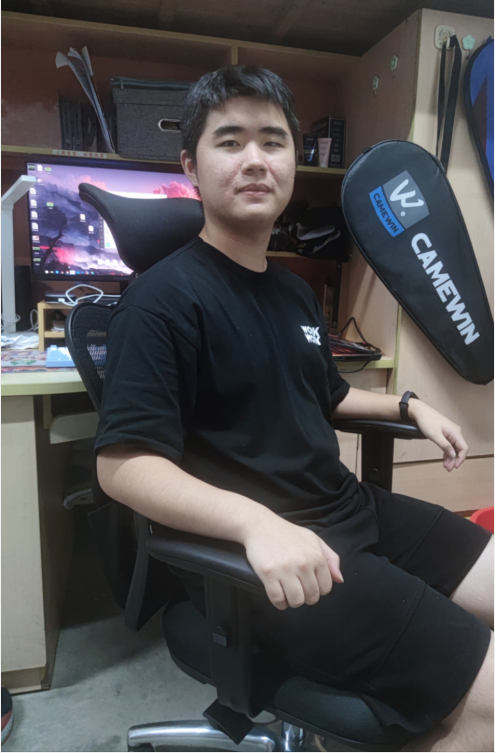
//> input picture hk1/file/person.png, 495 x 753 px
$ ./myvedio   (built with g++ and OpenCV 4)
//> lines starting //> are read from the running program, lines starting //| are printed output that depends on the picture; after the words box and inside, x2 and y2 are one past the last pixel; in counts of white or black regions, pixels touching at a corner belong together
#include <iostream>
#include <opencv2/opencv.hpp>
#include "opencv2/imgproc.hpp"
#include "opencv2/highgui.hpp"
#include "opencv2/ml.hpp"
#include "opencv2/objdetect.hpp"
#include <opencv2/imgproc/types_c.h>
#include<opencv2/imgproc/imgproc_c.h>
#include <ctime>
using namespace cv;
using namespace std;
#define FRAME_WIDTH  360
#define FRAME_HEIGHT  640
#define FRAME_FPS  30
#define TRASITION_TIME 3
#define IMAGE_TIME 1


void RollIn(VideoWriter writer,Mat scene1,Mat scene2) {
	int time = TRASITION_TIME * FRAME_FPS*100;
	for (int i = 1; i < time + 1; i++) {
		if (i % 100 == 0) {
			double weight = (i * 1.0) / (time * 1.0);
			Mat res = scene1;
            Mat src2Part(scene2, Rect(0, 0, (int)(scene1.cols * weight), scene1.rows));
            Mat imageROI = res(Rect(0, 0, (int)(scene1.cols * weight), scene1.rows));
            Mat mask;
            cvtColor(src2Part, mask, COLOR_BGR2GRAY);
            src2Part.copyTo(imageROI, mask);
            writer.write(res);
		}
	}
}


void Gradual(VideoWriter writer,Mat scene1,Mat scene2) {
	int time = TRASITION_TIME * FRAME_FPS*100;
	Mat res;
	for (int i = 0; i < time + 1; i++) {
		if (i % 100 == 0) {
			double weight = (i*1.0) / (time*1.0);
			addWeighted(scene1, 1.0 - weight, scene2, weight, 1, res);
			writer.write(res);
		}
	}
}

void draw_a_ractangle(VideoWriter writer,Mat frame,Point center,float size,Scalar scalar){
    //draw a ractangle
    int len = size*FRAME_FPS;
    for(int i=0;i<len;i++)
    {
        line(frame, Point(center.x-len/2,center.y-len/2), Point(center.x-len/2+i,center.y-len/2), scalar, 2);
        writer.write(frame);
    }
    for(int i=0;i<len;i++)
    {
        line(frame, Point(center.x+len/2,center.y-len/2), Point(center.x+len/2,center.y-len/2+i), scalar, 2);
        writer.write(frame);
    }
    for(int i=0;i<len;i++)
    {
        line(frame, Point(center.x+len/2,center.y+len/2), Point(center.x+len/2-i,center.y+len/2), scalar, 2);
        writer.write(frame);
    }
    for(int i=0;i<len;i++)
    {
        line(frame, Point(center.x-len/2,center.y+len/2), Point(center.x-len/2,center.y+len/2-i), scalar, 2);
        writer.write(frame);
    }
}
void draw_a_line(VideoWriter writer,Mat frame,Point start,Point end,Scalar scalar,int thickness = 2){


    double distance;
    distance = powf((start.x - end.x),2) + powf((start.y - end.y),2);
    distance = sqrtf(distance);

    double sin = (end.y - start.y )/distance;
    double cos = (end.x-  start.x )/distance;

    for(int i=0;i<distance;i++)
    {
        line(frame, Point(start.x,start.y), Point(start.x+i*cos,start.y+i*sin), scalar, thickness);
        writer.write(frame);
    }
}

void draw_a_triangle(VideoWriter writer,Mat frame, Point center,int size,Scalar scalar ){
    draw_a_line(writer,frame,Point(center.x-size,center.y),Point(center.x+size,center.y),scalar,2);
    draw_a_line(writer,frame,Point(center.x-size,center.y),Point(center.x,center.y+size),scalar,2);
    draw_a_line(writer,frame,Point(center.x+size,center.y),Point(center.x,center.y+size),scalar,2);
}

int main()
{
    Size frame_size = Size(FRAME_WIDTH, FRAME_HEIGHT);
    String videoName = "/home/zhengyihao/course/cv/hk1/file/out.avi";
    bool isColor = true;
    VideoWriter writer = cv::VideoWriter(videoName, VideoWriter::fourcc('M', 'J', 'P', 'G'), FRAME_FPS, frame_size, isColor);;
    //frame 0
    Mat begin = Mat(FRAME_HEIGHT,FRAME_WIDTH,CV_8UC3,cvScalar(255,255,255,255));
    Mat imgResized2;
    resize(begin,imgResized2, frame_size);
    cv::putText(imgResized2, "Titles : a story of a tree  ", cvPoint(20,40),FONT_HERSHEY_TRIPLEX, 0.5, cvScalar(0, 0, 0), 1.5, CV_AA);
    cv::putText(imgResized2, "Director :zhengyihao", cvPoint(20,80),FONT_HERSHEY_TRIPLEX, 0.5, cvScalar(0, 0, 0), 1.5, CV_AA);
    cv::putText(imgResized2, "date :2022.11.13", cvPoint(20,120),FONT_HERSHEY_TRIPLEX, 0.5, cvScalar(0, 0, 0), 1.5, CV_AA);
    for (int j = 0; j < IMAGE_TIME * FRAME_FPS; j++) {
			writer.write(imgResized2);
	}

    // a photo of the author
    Mat person_pho=imread("/home/zhengyihao/course/cv/hk1/file/person.png");
//> person_pho is the input picture: 753 rows x 495 cols, CV_8UC3; mean B, G, R 77.1, 75.2, 76.5
    Mat imgResized1;
    resize(person_pho, imgResized1, frame_size);
    cv::putText(imgResized1, "3200103423 zhengyihao", cvPoint(20,600),FONT_HERSHEY_TRIPLEX, 0.5, cvScalar(200, 200, 250), 1.5, CV_AA);
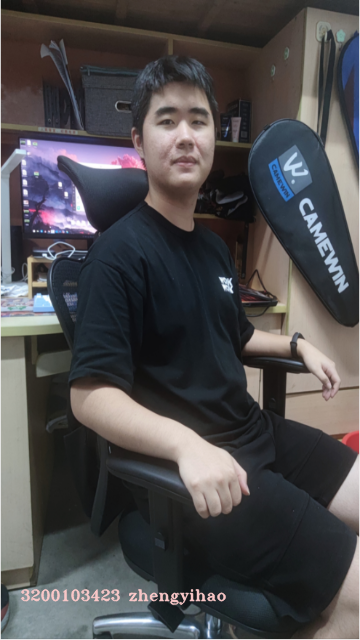
//> imgResized1: 640 rows x 360 cols, CV_8UC3; mean B, G, R 77.5, 75.6, 77.2


    RollIn(writer, imgResized2, imgResized1);
    // writer.release();

    // scene1 in a world, there exits  a dry tree
    Mat frame = Mat(FRAME_HEIGHT,FRAME_WIDTH,CV_8UC3,cvScalar(255,255,255,255));
    Mat scene_1;
    resize(frame, scene_1, frame_size);
    RollIn(writer, imgResized1, scene_1);
//> after the loop in RollIn (call 2), `for (int i = 1; i < time + 1; i++)`: scene2: 640 rows x 360 cols, CV_8UC3; every value is 255


    // scene2 :drt tree

    draw_a_line(writer,scene_1,Point(180,640),Point(180,320),Scalar(0,128,128));
//> in draw_a_line, `distance = powf((start.x - end.x),2) + powf((start.y - end.y),2);`: distance = 102400
//> in draw_a_line, `distance = sqrtf(distance);`: distance = 320
//> in draw_a_line, `double sin = (end.y - start.y )/distance;`: sin = -1
//> in draw_a_line, `double cos = (end.x-  start.x )/distance;`: cos = 0
    draw_a_line(writer,scene_1,Point(180,400),Point(140,300),Scalar(0,128,128));
//> the loop in draw_a_line (call 2), `for(int i=0;i<distance;i++)` made 108 passes
//> after the loop in draw_a_line (call 2), `for(int i=0;i<distance;i++)`: frame: 640 rows x 360 cols, CV_8UC3; mean B, G, R 253.5, 254.3, 254.3
    draw_a_line(writer,scene_1,Point(180,400),Point(220,300),Scalar(0,128,128));
//> call 3 of draw_a_line, with start = Point(180, 400), end = Point(220, 300), scalar = Scalar(0, 128, 128), thickness = 2
//> in draw_a_line (call 3), `distance = powf((start.x - end.x),2) + powf((start.y - end.y),2);`: distance = 11600
//> in draw_a_line (call 3), `distance = sqrtf(distance);`: distance = 107.7
//> in draw_a_line (call 3), `double cos = (end.x-  start.x )/distance;`: cos = 0.371
//> the loop in draw_a_line (call 3), `for(int i=0;i<distance;i++)` made 108 passes
//> after the loop in draw_a_line (call 3), `for(int i=0;i<distance;i++)`:
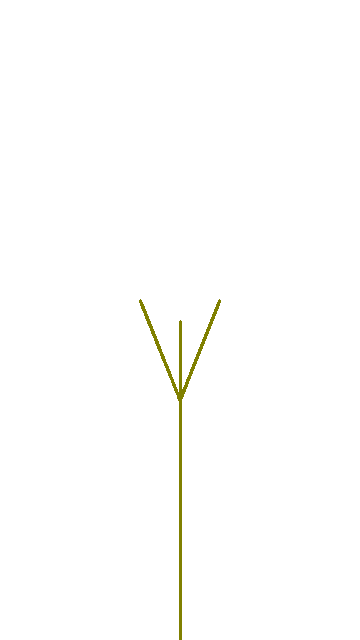
//> frame: 640 rows x 360 cols, CV_8UC3; mean B, G, R 253.1, 254.1, 254.1
    draw_a_line(writer,scene_1,Point(180,500),Point(140,400),Scalar(0,128,128));
//> call 4 of draw_a_line, with start = Point(180, 500), end = Point(140, 400), scalar = Scalar(0, 128, 128), thickness = 2
//> in draw_a_line (call 4), `distance = powf((start.x - end.x),2) + powf((start.y - end.y),2);`: distance = 11600
//> in draw_a_line (call 4), `distance = sqrtf(distance);`: distance = 107.7
//> in draw_a_line (call 4), `double cos = (end.x-  start.x )/distance;`: cos = -0.371
//> the loop in draw_a_line (call 4), `for(int i=0;i<distance;i++)` made 108 passes
//> after the loop in draw_a_line (call 4), `for(int i=0;i<distance;i++)`:
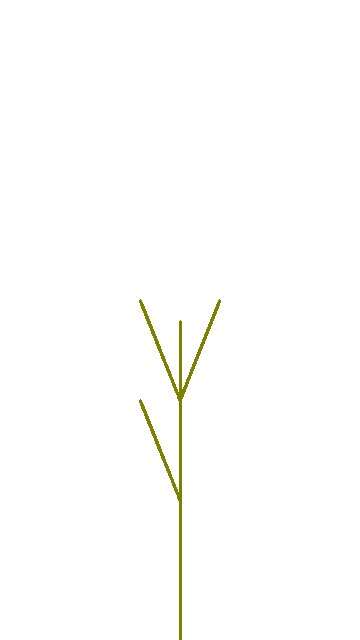
//> frame: 640 rows x 360 cols, CV_8UC3; 0.16% of pixels changed, all inside (x1, y1, x2, y2) = (139, 399, 179, 501)
    draw_a_line(writer,scene_1,Point(180,500),Point(220,400),Scalar(0,128,128));
//> after the loop in draw_a_line (call 5), `for(int i=0;i<distance;i++)`: frame: 640 rows x 360 cols, CV_8UC3; 0.16% of pixels changed, all inside (x1, y1, x2, y2) = (182, 399, 221, 499)


    Mat scene_2 = scene_1.clone();
    Mat scene_5 = scene_1.clone();
    cv::putText(scene_1, "A long time ago, there was a drought", cvPoint(20,600),FONT_HERSHEY_TRIPLEX, 0.4, cvScalar(0,0,0), 1.5, CV_AA);
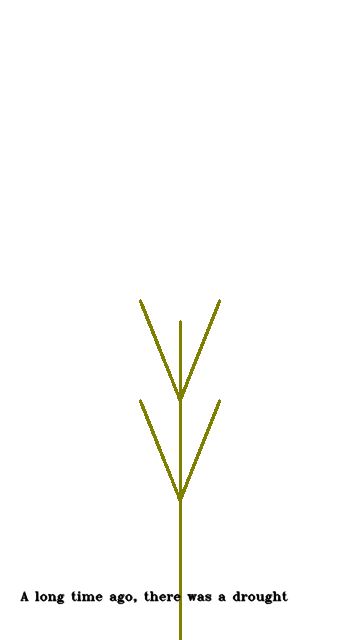
//> scene_1: 640 rows x 360 cols, CV_8UC3; mean B, G, R 251.2, 252.6, 252.6
    // scene3 : pray
    // The tree can only produce black flowers

    Gradual(writer, scene_1, scene_2);
//> after the loop in Gradual, `for (int i = 0; i < time + 1; i++)`:
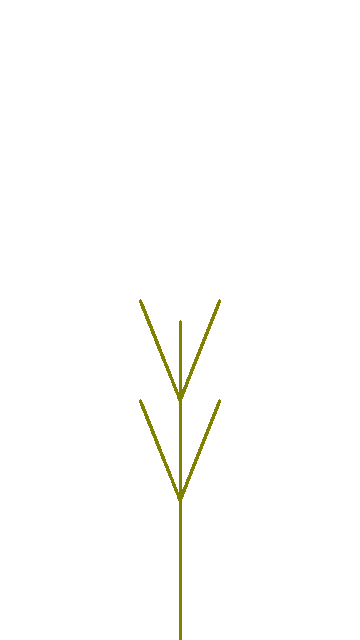
//> res: 640 rows x 360 cols, CV_8UC3; mean B, G, R 252.3, 253.7, 253.7
    draw_a_ractangle( writer, scene_2,Point(180,320),0.5,Scalar(0,0,0));
//> after the loop in draw_a_ractangle, `for(int i=0;i<len;i++)`: frame: 640 rows x 360 cols, CV_8UC3; mean B, G, R 252.3, 253.6, 253.6
//> after the loop in draw_a_ractangle, `for(int i=0;i<len;i++)`: frame: 640 rows x 360 cols, CV_8UC3; mean B, G, R 252.2, 253.6, 253.6
//> after the loop in draw_a_ractangle, `for(int i=0;i<len;i++)`: frame: 640 rows x 360 cols, CV_8UC3; mean B, G, R 252.2, 253.5, 253.5
//> after the loop in draw_a_ractangle, `for(int i=0;i<len;i++)`: frame: 640 rows x 360 cols, CV_8UC3; mean B, G, R 252.2, 253.5, 253.5
    draw_a_ractangle( writer, scene_2,Point(140,300),0.5,Scalar(0,0,0));
//> call 2 of draw_a_ractangle, with center = Point(140, 300), size = 0.5, scalar = Scalar(0)
//> after the loop in draw_a_ractangle (call 2), `for(int i=0;i<len;i++)`: frame: 640 rows x 360 cols, CV_8UC3; mean B, G, R 252.1, 253.4, 253.4
//> after the loop in draw_a_ractangle (call 2), `for(int i=0;i<len;i++)`: frame: 640 rows x 360 cols, CV_8UC3; mean B, G, R 252.1, 253.4, 253.4
//> after the loop in draw_a_ractangle (call 2), `for(int i=0;i<len;i++)`:
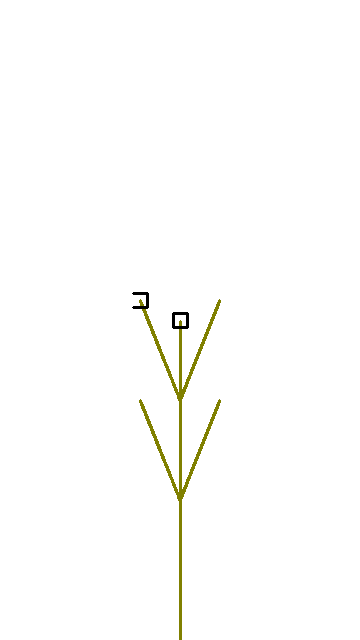
//> frame: 640 rows x 360 cols, CV_8UC3; mean B, G, R 252, 253.4, 253.4
//> after the loop in draw_a_ractangle (call 2), `for(int i=0;i<len;i++)`: frame: 640 rows x 360 cols, CV_8UC3; 35 pixels changed, all inside (x1, y1, x2, y2) = (132, 294, 135, 307)
    draw_a_ractangle( writer, scene_2,Point(220,300),0.5,Scalar(0,0,0));
//> after the loop in draw_a_ractangle (call 3), `for(int i=0;i<len;i++)`: frame: 640 rows x 360 cols, CV_8UC3; mean B, G, R 251.9, 253.3, 253.3
//> after the loop in draw_a_ractangle (call 3), `for(int i=0;i<len;i++)`: frame: 640 rows x 360 cols, CV_8UC3; mean B, G, R 251.9, 253.2, 253.2
//> after the loop in draw_a_ractangle (call 3), `for(int i=0;i<len;i++)`: frame: 640 rows x 360 cols, CV_8UC3; mean B, G, R 251.9, 253.2, 253.2
//> after the loop in draw_a_ractangle (call 3), `for(int i=0;i<len;i++)`: frame: 640 rows x 360 cols, CV_8UC3; mean B, G, R 251.8, 253.1, 253.1
    draw_a_ractangle( writer, scene_2,Point(140,400),0.5,Scalar(0,0,0));
//> call 4 of draw_a_ractangle, with center = Point(140, 400), size = 0.5, scalar = Scalar(0)
//> after the loop in draw_a_ractangle (call 4), `for(int i=0;i<len;i++)`:
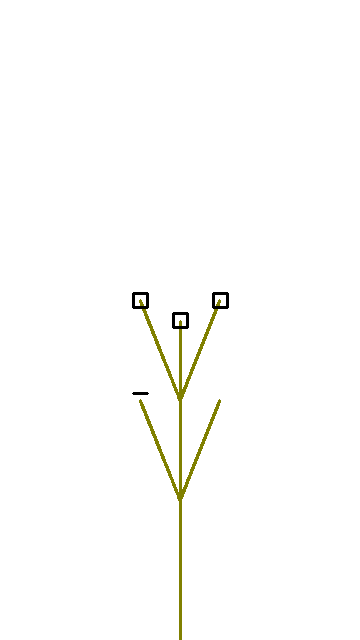
//> frame: 640 rows x 360 cols, CV_8UC3; mean B, G, R 251.8, 253.1, 253.1
//> after the loop in draw_a_ractangle (call 4), `for(int i=0;i<len;i++)`: frame: 640 rows x 360 cols, CV_8UC3; 41 pixels changed, all inside (x1, y1, x2, y2) = (146, 394, 149, 409)
    draw_a_ractangle( writer, scene_2,Point(220,400),0.5,Scalar(0,0,0));

    Mat scene_3 = scene_2.clone();
    cv::putText(scene_2, "The tree can only produce black flowers", cvPoint(20,600),FONT_HERSHEY_TRIPLEX, 0.4, cvScalar(0,0,0), 1.5, CV_AA);


    Gradual(writer, scene_2, scene_3);
    Mat scene_4 = scene_3.clone();
    cv::putText(scene_3, "it prayed to God to rain some water ", cvPoint(20,600),FONT_HERSHEY_TRIPLEX, 0.4, cvScalar(0,0,0), 1.5, CV_AA);
    // scene4 : rain
    Gradual(writer, scene_3, scene_4);
    draw_a_triangle( writer,scene_4, Point(180,80),3,Scalar(255,0,0) );
    draw_a_triangle( writer,scene_4, Point(140,100),3,Scalar(255,0,0) );
    draw_a_triangle( writer,scene_4, Point(220,100),3,Scalar(255,0,0) );
    draw_a_triangle( writer,scene_4, Point(140,150),3,Scalar(255,0,0) );
    draw_a_triangle( writer,scene_4, Point(220,150),3,Scalar(255,0,0) );
    draw_a_triangle( writer,scene_4, Point(140,200),3,Scalar(255,0,0) );
    draw_a_triangle( writer,scene_4, Point(220,200),3,Scalar(255,0,0) );
    cv::putText(scene_4, "Luckily,it suddenly rained ", cvPoint(20,600),FONT_HERSHEY_TRIPLEX, 0.4, cvScalar(0,0,0), 1.5, CV_AA);


    // scene5 : red flower
    Gradual(writer, scene_4, scene_5);
    draw_a_ractangle( writer, scene_5,Point(180,320),0.5,Scalar(0,0,255));
    draw_a_ractangle( writer, scene_5,Point(140,300),0.5,Scalar(0,0,255));
    draw_a_ractangle( writer, scene_5,Point(220,300),0.5,Scalar(0,0,255));
    draw_a_ractangle( writer, scene_5,Point(140,400),0.5,Scalar(0,0,255));
    draw_a_ractangle( writer, scene_5,Point(220,400),0.5,Scalar(0,0,255));
    cv::putText(scene_5, "The tree finally  produced red flowers", cvPoint(20,600),FONT_HERSHEY_TRIPLEX, 0.4, cvScalar(0,0,0), 1.5, CV_AA);


    // end, thank you for watching
    Mat end = Mat(FRAME_HEIGHT,FRAME_WIDTH,CV_8UC3,cvScalar(255,255,255,255));
    Mat imgResized3;
    resize(end,imgResized3, frame_size);
    RollIn(writer, scene_5, imgResized3);
    cv::putText(imgResized3, "END ", cvPoint(20,40),FONT_HERSHEY_TRIPLEX, 0.5, cvScalar(0, 0, 0), 1.5, CV_AA);
    cv::putText(imgResized3, "Thank you for watching", cvPoint(20,80),FONT_HERSHEY_TRIPLEX, 0.5, cvScalar(0, 0, 0), 1.5, CV_AA);

    for (int j = 0; j < IMAGE_TIME * FRAME_FPS; j++) {
			writer.write(imgResized3);
	}


    writer.release();

}
